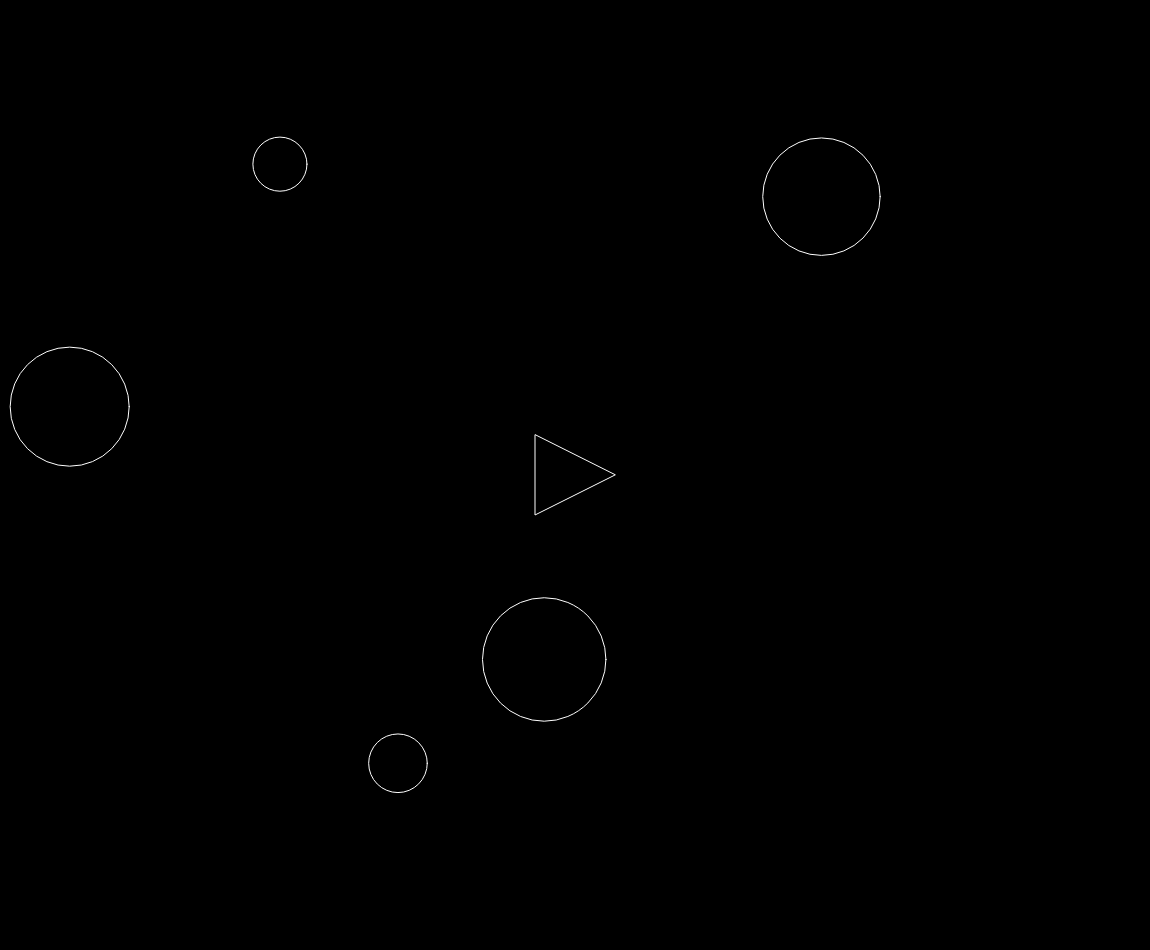
Frame 1 (no input)
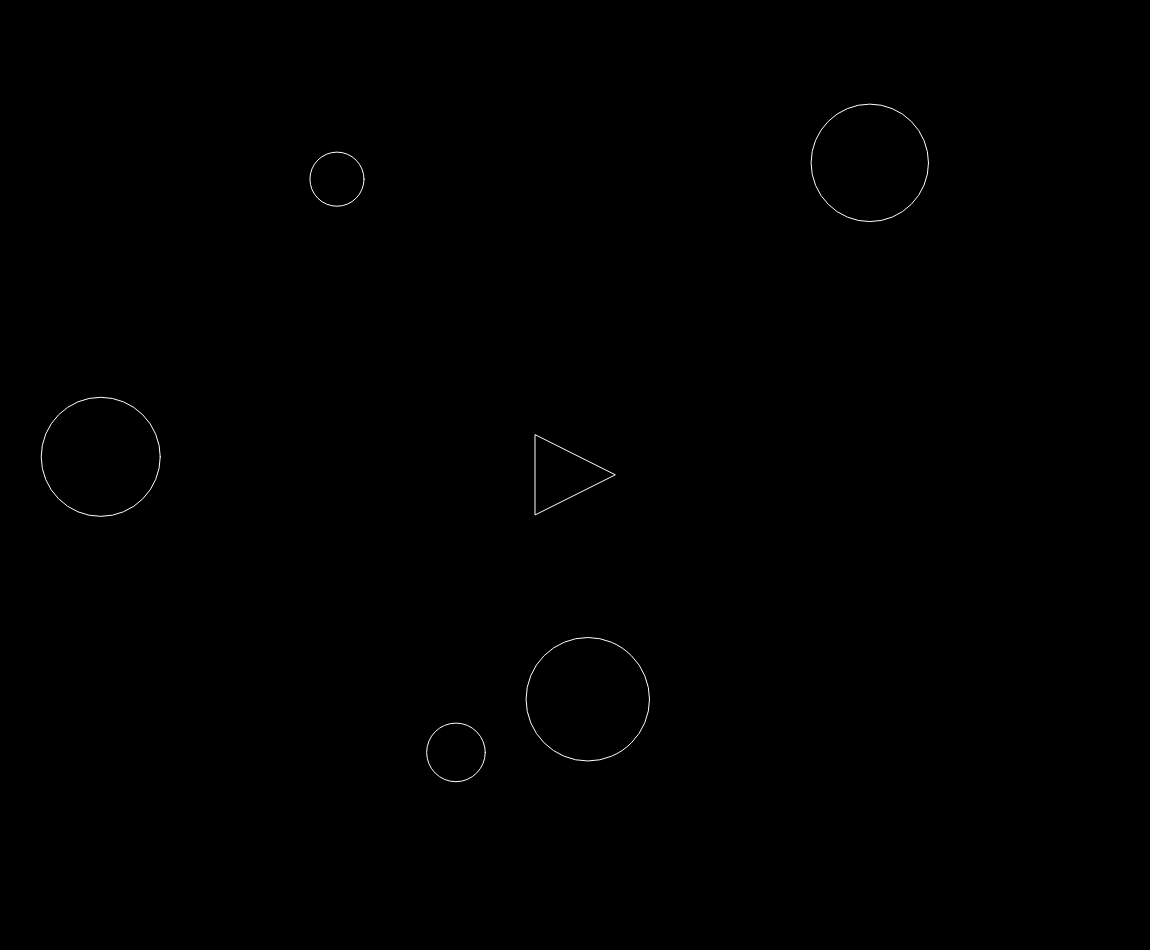
Frame 60 (no input)
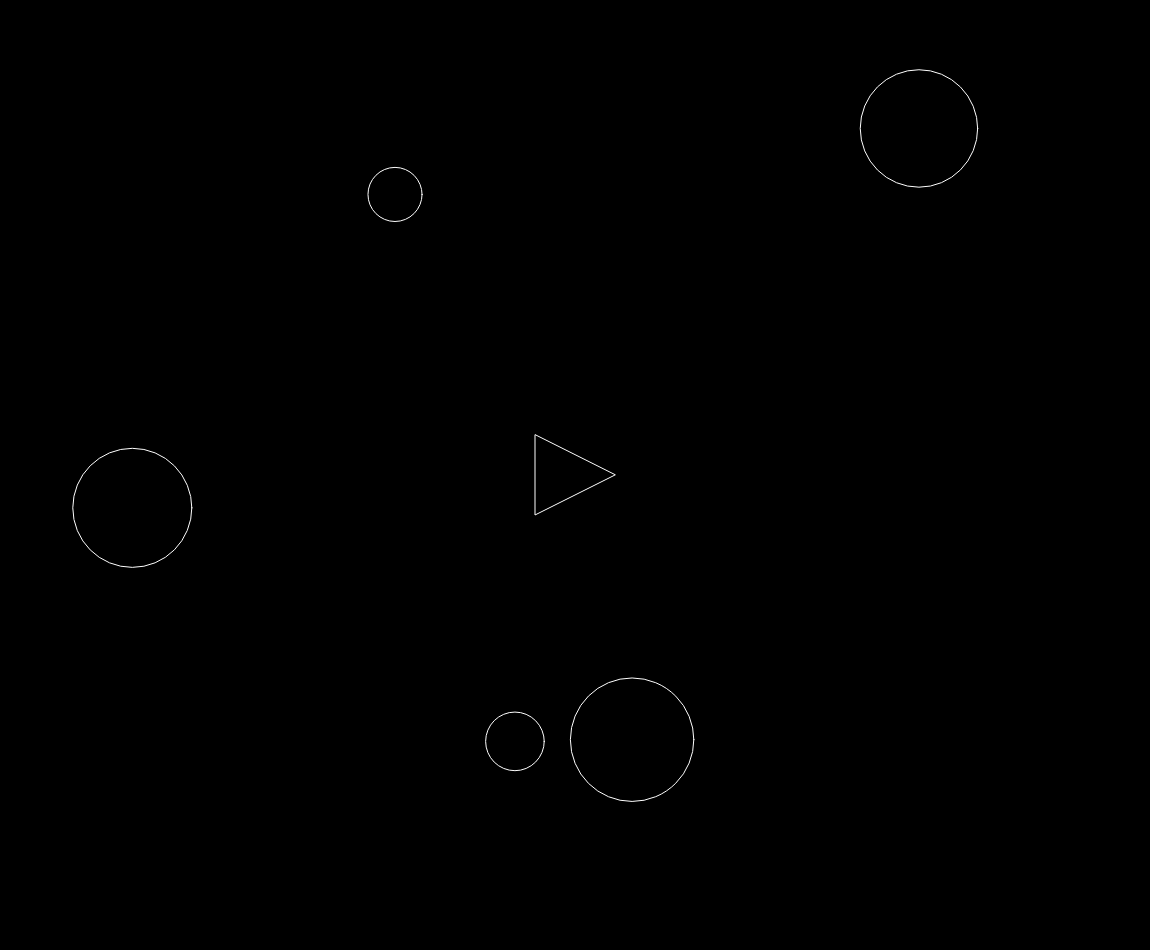
Frame 120 (the mouse pressed at the canvas centre since frame 60)

The p5.js sketch that drew these frames (run headless with seeded random() and noise() and a simulated clock; from frame 60 on, the mouse is pressed at the canvas centre):

// p5.js sketch
// ── sketch.js
var ship;
var shoot = [];
var asteroids = [];
this.boosting=false;

function setup(){
    createCanvas(windowWidth-50,windowHeight-50);
    ship = new Ship();
    for (i=0;i<5;i++){
        asteroids.push(new Asteroids());
    }
}
function draw(){
background(0);
ship.show();
ship.turn();
ship.update();
    for (i=0;i<asteroids.length;i++){
        if (ship.hits(asteroids[i])){
            console.log("hits");
        }
        asteroids[i].show();
        asteroids[i].display();
        asteroids[i].update();
        }
    for (i=shoot.length-1;i>=0;i--){
        shoot[i].shot();
        shoot[i].show();
        shoot[i].delete();
    
        for (j = asteroids.length-1;j>=0;j--){
            if(shoot[i].hits(asteroids[j])){
                if(asteroids[j].r > 40)
                    {
                var newAsteroids = asteroids[j].breakup();
                asteroids = asteroids.concat(newAsteroids);
                }else{
                    console.log("point");
                }
                asteroids.splice(j,1);
                shoot.splice(i,1);
            break;
            }
        }

    }
}

function keyReleased(){
   ship.setRotation(0);
    ship.boosting(false);
}
function keyPressed(){
    if(keyCode == ENTER){
        shoot.push(new laser(ship.position)); 
        }
    if(keyCode == UP_ARROW){
        ship.boosting(true);
        ship.power();
    }
    if(keyCode == RIGHT_ARROW){
        //console.log("right");
        ship.setRotation(0.1);
    }
    if(keyCode == LEFT_ARROW){
        ship.setRotation(-0.1);
    }
}
// ── Asteroids.js
function Asteroids(pos ,promien){
  //console.log("works");
  this.x = random(width);
  this.y = random(height);
  this.velocity = p5.Vector.random2D();
    if(pos){
        this.position = pos.copy();
    }else{
        this.position = createVector(this.x,this.y);
    }
         
    if (promien){
            this.r = promien*0.5;
        }else{
            this.r = random(20,150);
        }
                 this.show = function() {
                    if(this.position.x > width)
                        {
                            this.position.x=0;
                        }else if (this.position.y > height)
                        {
                            this.position.y=0;        
                        }else if (this.position.x < 0)
                        {
                            this.position.x=width;
                        }else if (this.position.y < 0)
                        {
                            this.position.y=height;
                        }
              
            };

            this.breakup = function(){
                var newArry = [];
                newArry[0]= new Asteroids(this.position, this.r);
                newArry[1]= new Asteroids(this.position, this.r);
                return newArry;

            }
    
            this.update = function(){
                this.position.add(this.velocity);
            }
            
            this.shot = function(){
                push();
                noFill();
                stroke(255);
                //translate(this.position.x,this.position.y);
                ellipse(ship.position.x,ship.position.y , 10, 10);
                pop();
            }

            this.display = function() {
                push();
                noFill();
                stroke(255);
                translate(this.position.x,this.position.y);
                ellipse(0, 0, this.r, this.r);
                pop();
            };
};
// ── Index.html
<!DOCTYPE HTML>
<html>
    <head>
        <style>
            body{

                margin: 0;
                padding: 0;

            }
        </style>
        <script src="https://cdnjs.cloudflare.com/ajax/libs/p5.js/0.6.1/p5.js"></script>
        <script src="p5.dom.js"></script>
        <script src="Rocket.js"></script>
        <script src="Asteroids.js"></script>
        <script src="sketch.js"></script>
        <script src="laser.js"></script>
    </head>
    <body>

    </body>
</html>

// ── Rocket.js
function Ship(){
    this.r = 40;
    this.heading = 0;
    this.rotation = 0;
    this.position = createVector(width/2,height/2);
    this.velocity = createVector(0,0);
        this.update = function(){
            this.position.add(this.velocity);
            this.velocity.mult(0.99);
            if(this.position.x > width)
                {
                    this.position.x=0;
                }else if (this.position.y > height)
                {
                    this.position.y=0;        
                }else if (this.position.x < 0)
                {
                    this.position.x=width;
                }else if (this.position.y < 0)
                {
                    this.position.y=height;
                }
            if (this.isboosting){
                this.power();
                
            }
            
           // this.velocity.mult(0.99);
        }
        this.hits = function(asteroid){
            var d = dist(this.position.x,this.position.y,asteroid.position.x,asteroid.position.y)
            if (d < this.r/2 + asteroid.r)
                {
                    return true;
                    
                }else
                {
                    return false;
                }
        }
        
        this.power =function(){
            var force = p5.Vector.fromAngle(this.heading);
            force.mult(0.4);
            this.velocity.add(force);
            
        }
        this.boosting = function(b){
            this.isboosting = b;
        }
        
        
        this.show = function(){
            push();
            translate(this.position.x,this.position.y);
            rotate(this.heading+ PI /2);
            noFill();
            stroke(255);
            triangle(-this.r,this.r,this.r,this.r,0,-this.r)
            pop();

        }
        this.setRotation = function(a){
            this.rotation = a;
        }
        this.turn = function(a){
            this.heading += this.rotation;
        }
        
}
// ── laser.js
function laser(spos){
    this.pos = createVector(spos.x,spos.y);
    this.vel = p5.Vector.fromAngle(ship.heading);
    this.vel.mult(10);
    this.remake = false;
    //this.rotation.mult(10);
    
    this.show = function(){
        //console.log(this.rotation.x)
        push();
        noFill();
        stroke(255);
        translate((this.rotation.x)*3,(this.rotation.y)*3);
        ellipse(this.pos.x,this.pos.y , 10, 10);
        pop();
        
    }
    this.shot = function(){ 
    this.rotation = this.vel;
    this.pos.add(this.vel);
    }
    this.delete = function(){
        
                    if(this.pos.x > width)
                        {
                           // return true;
                        }else if (this.pos.y > height)
                        {
                           // return true;        
                        }else if (this.pos.x < 0)
                        {
                            //return true;
                        }else if (this.pos.y < 0)
                        {
                            //return true;    
                        }
    }
    this.hits = function(xx){
       var distance =dist(this.pos.x,this.pos.y,xx.position.x,xx.position.y);
        
        if(distance < xx.r){
            return true;
        }else {
            return false;
        }
    }
    
}
